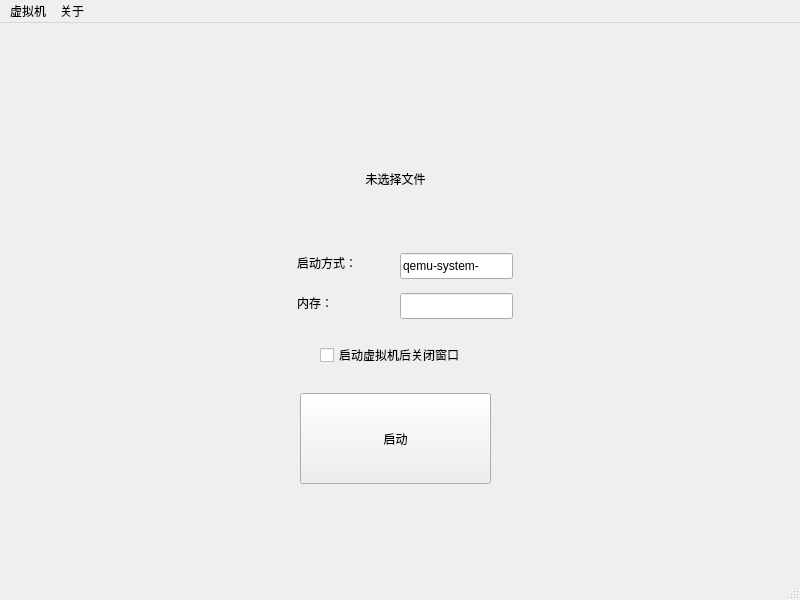
<?xml version="1.0" encoding="UTF-8"?>
<ui version="4.0">
 <class>VirtualMachine</class>
 <widget class="QMainWindow" name="VirtualMachine">
  <property name="geometry">
   <rect>
    <x>0</x>
    <y>0</y>
    <width>800</width>
    <height>600</height>
   </rect>
  </property>
  <property name="windowTitle">
   <string>VirtualMachine</string>
  </property>
  <property name="windowIcon">
   <iconset>
    <normaloff>yyx.ico</normaloff>yyx.ico</iconset>
  </property>
  <widget class="QWidget" name="centralwidget">
   <widget class="QLabel" name="label">
    <property name="geometry">
     <rect>
      <x>80</x>
      <y>100</y>
      <width>631</width>
      <height>111</height>
     </rect>
    </property>
    <property name="lineWidth">
     <number>1</number>
    </property>
    <property name="text">
     <string>未选择文件</string>
    </property>
    <property name="alignment">
     <set>Qt::AlignCenter</set>
    </property>
   </widget>
   <widget class="QPushButton" name="pushButton">
    <property name="geometry">
     <rect>
      <x>300</x>
      <y>370</y>
      <width>191</width>
      <height>91</height>
     </rect>
    </property>
    <property name="text">
     <string>启动</string>
    </property>
   </widget>
   <widget class="QLineEdit" name="lineEditRun">
    <property name="geometry">
     <rect>
      <x>400</x>
      <y>230</y>
      <width>113</width>
      <height>26</height>
     </rect>
    </property>
    <property name="text">
     <string>qemu-system-</string>
    </property>
   </widget>
   <widget class="QLabel" name="label_2">
    <property name="geometry">
     <rect>
      <x>297</x>
      <y>230</y>
      <width>71</width>
      <height>20</height>
     </rect>
    </property>
    <property name="text">
     <string>启动方式：</string>
    </property>
   </widget>
   <widget class="QLabel" name="label_3">
    <property name="geometry">
     <rect>
      <x>297</x>
      <y>270</y>
      <width>71</width>
      <height>20</height>
     </rect>
    </property>
    <property name="text">
     <string>内存：</string>
    </property>
   </widget>
   <widget class="QLineEdit" name="lineEditMenory">
    <property name="geometry">
     <rect>
      <x>400</x>
      <y>270</y>
      <width>113</width>
      <height>26</height>
     </rect>
    </property>
    <property name="text">
     <string/>
    </property>
   </widget>
   <widget class="QCheckBox" name="checkBox">
    <property name="geometry">
     <rect>
      <x>320</x>
      <y>320</y>
      <width>161</width>
      <height>24</height>
     </rect>
    </property>
    <property name="text">
     <string>启动虚拟机后关闭窗口</string>
    </property>
   </widget>
  </widget>
  <widget class="QMenuBar" name="menubar">
   <property name="geometry">
    <rect>
     <x>0</x>
     <y>0</y>
     <width>800</width>
     <height>24</height>
    </rect>
   </property>
   <widget class="QMenu" name="menuMachine">
    <property name="title">
     <string>虚拟机</string>
    </property>
    <addaction name="actionOpen"/>
    <addaction name="actionQuit"/>
    <addaction name="separator"/>
    <addaction name="actionNew"/>
   </widget>
   <widget class="QMenu" name="menu">
    <property name="title">
     <string>关于</string>
    </property>
    <addaction name="actionQt"/>
    <addaction name="separator"/>
    <addaction name="actionMe"/>
    <addaction name="actionGet"/>
   </widget>
   <addaction name="menuMachine"/>
   <addaction name="menu"/>
  </widget>
  <widget class="QStatusBar" name="statusbar"/>
  <action name="actionOpen">
   <property name="text">
    <string>打开</string>
   </property>
  </action>
  <action name="actionQuit">
   <property name="text">
    <string>退出</string>
   </property>
  </action>
  <action name="actionNew">
   <property name="text">
    <string>新虚拟机</string>
   </property>
  </action>
  <action name="actionQt">
   <property name="text">
    <string>关于Qt</string>
   </property>
  </action>
  <action name="actionMe">
   <property name="text">
    <string>关于本软件</string>
   </property>
  </action>
  <action name="actionGet">
   <property name="text">
    <string>获取源代码</string>
   </property>
  </action>
 </widget>
 <resources/>
 <connections/>
</ui>
